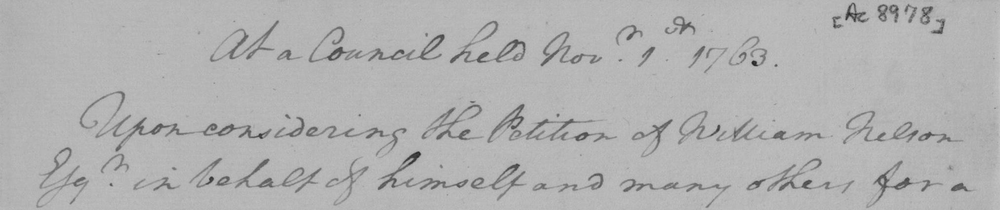
#> input picture 02 - MétodosDeUmbraladoLocal/H01.bmp, 1000 x 210 px, shrunk from 2025 x 426 before the run
$ python hw_02.py
#> lines starting #> are read from the running program, lines starting #| are printed output that depends on the picture; after the words box and inside, x2 and y2 are one past the last pixel; in counts of white or black regions, pixels touching at a corner belong together; long printed decimals are rounded
# -*- coding: utf-8 -*-
"""HW-02.ipynb

Automatically generated by Colaboratory.

Original file is located at
    https://colab.research.google.com/drive/1F1r-aeCD3kIJtIp7HRrdPYICKT5BB5rl

# **Métodos de umbrado local**
"""

import numpy as np                 # Trabaja con arreglos
import matplotlib.pyplot as plt    # Trabaja con visualización de información
import matplotlib.image as mpimg   # Trabaja con apertura/almacenamiento de imágenes
#from skimage.color import rgb2gray # Convierte la imagen de color a escala de grises
from skimage import color

# CONSTANTES
img = mpimg.imread(r'H01.bmp')
#> img is the input picture: shape (210, 1000, 3); min 40, max 198, mean 177.3
k = [0.2, 0.5]
R = 128
w = [15, 17]
c = [20, 30]

"""## Funciones de ayuda y chequeo de imagen"""

def show_props(image):  # Muestra propiedades de la imagen
  print("\nimg type: ", type(image))
#| img type:  <class 'numpy.ndarray'>
  print("img shape: ", image.shape)
#| img shape:  (210, 1000, 3)
  print("img size: ", image.size)
#| img size:  630000
  print("img min: ", image.min())
#| img min:  40
  print("img max: ", image.max())
#| img max:  198
  print("img mean: ", image.mean())
#| img mean:  177.288

def show_img(image):    # Muestra imagen
  plt.figure()
  plt.imshow(image, cmap=plt.cm.gray, vmin=0, vmax=image.max())
  plt.axis('off')
  #plt.colorbar()

def check_img():  # Checa la imagen si es a color y lo cambia a grises, y lo reescala (0,1) a (0,255)
  global img
  if len(img.shape) > 2:
    show_props(img)
#| img type:  <class 'numpy.ndarray'>
#| img shape:  (210, 1000, 3)
#| img size:  630000
#| img min:  40
#| img max:  198
#| img mean:  177.288
    print("\nSe convierte a escala de grises")
    img = 255*color.rgb2gray(img)
#> img: shape (210, 1000) float64

print("IMAGEN ORIGINAL")
show_props(img)
show_img(img)

check_img()
I = img
print("\nDespués de checar")
show_props(I)
#| img type:  <class 'numpy.ndarray'>
#| img shape:  (210, 1000)
#| img size:  210000
#| img min:  40.0
#| img max:  198.0
#| img mean:  177.288
show_img(I)

"""## Sauvola"""

def th_sauvola(I, k, R, w):
#> called with k = 0.2, R = 128, w = 15
    rows, cols = I.shape
#> rows = 210; cols = 1000

    # Crea una imagen en negro para almacenar los umbrales locales
    thresholded_image = np.zeros_like(I)

    # Calcula el tamaño de la ventana, sustituye al wh = int((w-1)/2)
    wh = w // 2

    # Recorre cada píxel de la imagen
    for i in range(wh, rows - wh):
        for j in range(wh, cols - wh):
            # Extrae la región de la imagen de tamaño w x w centrada en el píxel (i,j)
            window = I[i-wh : i+wh+1, j-wh : j+wh+1]

            # Calcula la media y la desviación estándar de la región
            mean = np.mean(window)
            stddev = np.std(window)

            # Calcula el umbral local para el píxel (i,j) utilizando la fórmula de Sauvola
            threshold = mean * ( 1 + k * ((stddev / R) - 1) )

            # Asigna un valor de blanco o negro al píxel (i,j) según el umbral local
            thresholded_image[i,j] = 255 if I[i,j] >= threshold else 0
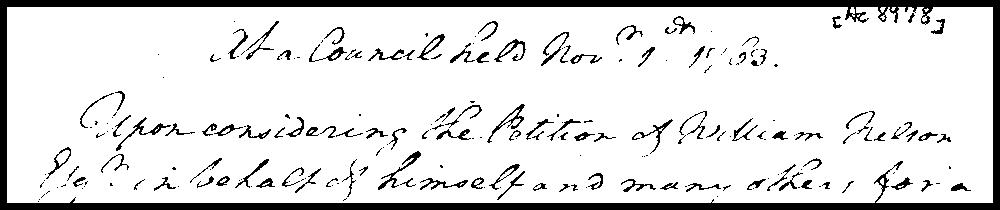
#> thresholded_image: shape (210, 1000) float64; 87.4% white; 220 black regions (105 under 20 px), largest, box (x1, y1, x2, y2) and area: (0, 0, 1000, 210) 17318, (378, 151, 421, 190) 253, (116, 117, 171, 151) 227

    return thresholded_image

B1 = th_sauvola(I, k[0], R, w[0])
print("\nMétodo de umbralado local - Sauvola")
show_props(B1)
#| img type:  <class 'numpy.ndarray'>
#| img shape:  (210, 1000)
#| img size:  210000
#| img min:  0.0
#| img max:  255.0
#| img mean:  222.891
show_img(B1)
# Guardar la imagen procesada
plt.imsave('sauvola_thresh_output_1.jpg', B1, cmap=plt.cm.gray, vmin= B1.min(), vmax= B1.max() )

B2 = th_sauvola(I, k[1], R, w[0])
#> after the loop in th_sauvola (call 2), `for i in range(wh, rows - wh):`: thresholded_image: shape (210, 1000) float64; 91.4% white; 198 black regions (175 under 20 px), largest, box (x1, y1, x2, y2) and area: (0, 0, 1000, 210) 16809, (403, 151, 421, 166) 82, (327, 47, 346, 60) 67
print("\nMétodo de umbralado local - Sauvola")
show_props(B2)
#| img type:  <class 'numpy.ndarray'>
#| img shape:  (210, 1000)
#| img size:  210000
#| img min:  0.0
#| img max:  255.0
#| img mean:  232.944
show_img(B2)
# Guardar la imagen procesada
plt.imsave('sauvola_thresh_output_2.jpg', B2, cmap=plt.cm.gray, vmin= B2.min(), vmax= B2.max() )

B3 = th_sauvola(I, k[0], R, w[1])
#> call 3 of th_sauvola, with k = 0.2, R = 128, w = 17
#> after the loop in th_sauvola (call 3), `for i in range(wh, rows - wh):`:
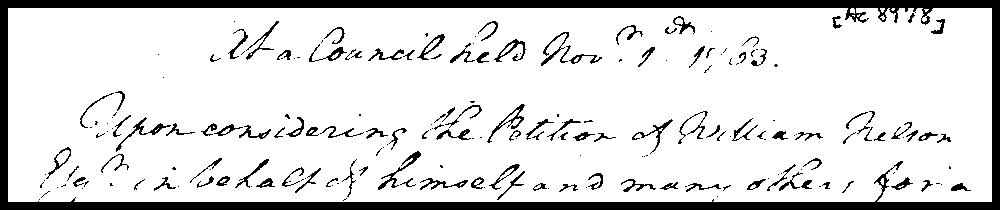
#> thresholded_image: shape (210, 1000) float64; 86.2% white; 209 black regions (97 under 20 px), largest, box (x1, y1, x2, y2) and area: (0, 0, 1000, 210) 19660, (378, 151, 421, 190) 258, (116, 117, 171, 152) 234
print("\nMétodo de umbralado local - Sauvola")
show_props(B3)
#| img type:  <class 'numpy.ndarray'>
#| img shape:  (210, 1000)
#| img size:  210000
#| img min:  0.0
#| img max:  255.0
#| img mean:  219.795
show_img(B3)
# Guardar la imagen procesada
plt.imsave('sauvola_thresh_output_3.jpg', B3, cmap=plt.cm.gray, vmin= B3.min(), vmax= B3.max() )

B4 = th_sauvola(I, k[1], R, w[1])
#> call 4 of th_sauvola, with k = 0.5, R = 128, w = 17
#> after the loop in th_sauvola (call 4), `for i in range(wh, rows - wh):`:
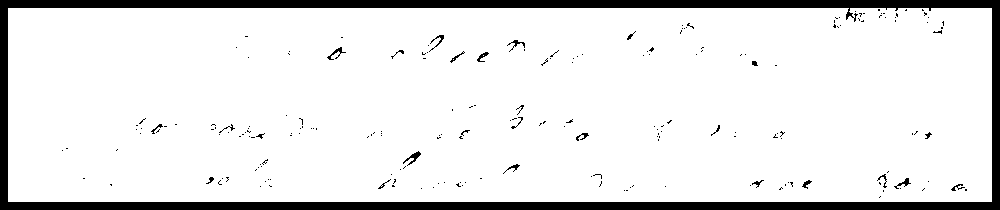
#> thresholded_image: shape (210, 1000) float64; 90.2% white; 208 black regions (182 under 20 px), largest, box (x1, y1, x2, y2) and area: (0, 0, 1000, 210) 19173, (403, 151, 421, 166) 83, (327, 47, 346, 60) 68
print("\nMétodo de umbralado local - Sauvola")
show_props(B4)
#| img type:  <class 'numpy.ndarray'>
#| img shape:  (210, 1000)
#| img size:  210000
#| img min:  0.0
#| img max:  255.0
#| img mean:  229.940
show_img(B4)
# Guardar la imagen procesada
plt.imsave('sauvola_thresh_output_4.jpg', B4, cmap=plt.cm.gray, vmin= B4.min(), vmax= B4.max() )

"""## Bernsen"""

def th_bernsen(I, w, c):
#> called with w = 15, c = 20
    global R
    # Obtener las dimensiones de la imagen
    rows, cols = I.shape
#> rows = 210; cols = 1000

    # Inicializar la imagen binaria con todo en negro
    binary = np.zeros_like(I)

    # Calcula el tamaño de la ventana, sustituye al wh = int((w-1)/2)
    wh = w // 2

    # Inicializar la matriz para el valor del umbral óptimo con el mismo tamaño de la imagen de entrada
    optimal_threshold = np.zeros_like(I)

    # Iterar sobre la imagen
    for i in range(wh, rows-wh):
        for j in range(wh, cols-wh):
            # Obtener la región de la ventana
            window = I[i-wh : i+wh+1, j-wh : j+wh+1]
            # Obtener el valor máximo y mínimo de intensidad en la ventana
            max_val = np.max(window)
            min_val = np.min(window)
            # Calcular el contraste local
            contrast = max_val - min_val
            # Calcular el umbral
            threshold = int((max_val + min_val) / 2)

            if contrast <= c:
                threshold = R

            # Actualizar el valor del umbral óptimo en la matriz
            optimal_threshold[i,j] = threshold

            binary[i-wh : i+wh+1, j-wh : j+wh+1] = 255 if I[i, j] > threshold else 0
#> binary: shape (210, 1000) float64; 93.7% white; black in thin lines or dots
    # Calcular el umbral óptimo dividiendo la suma acumulada por el número total de píxeles
    optimal_threshold = optimal_threshold
    # Devolver la imagen binaria y el umbral óptimo
    return binary, optimal_threshold

BERN1, T = th_bernsen(I, w[0], c[0])
print("\nMétodo de umbralado local - Bersen")
print("Umbral óptimo: ", T)
#> (printed output is left out)
# Guardar la matriz en un archivo de texto
np.savetxt("optimal_threshold1.txt", T, fmt='%d')
show_props(BERN1)
#| img type:  <class 'numpy.ndarray'>
#| img shape:  (210, 1000)
#| img size:  210000
#| img min:  0.0
#| img max:  255.0
#| img mean:  238.963
show_img(BERN1)
# Guardar la imagen procesada
plt.imsave('bernsen_thresh_output1.jpg', BERN1, cmap=plt.cm.gray, vmin=BERN1.min(), vmax=BERN1.max())

BERN2, T = th_bernsen(I, w[0], c[1])
#> after the loop in th_bernsen (call 2), `for i in range(wh, rows-wh):`: binary: shape (210, 1000) float64; 94.5% white; black in thin lines or dots
print("\nMétodo de umbralado local - Bersen")
print("Umbral óptimo: ", T)
#> (printed output is left out)
# Guardar la matriz en un archivo de texto
np.savetxt("optimal_threshold2.txt", T, fmt='%d')
show_props(BERN2)
#| img type:  <class 'numpy.ndarray'>
#| img shape:  (210, 1000)
#| img size:  210000
#| img min:  0.0
#| img max:  255.0
#| img mean:  240.937
show_img(BERN2)
# Guardar la imagen procesada
plt.imsave('bernsen_thresh_output2.jpg', BERN2, cmap=plt.cm.gray, vmin=BERN2.min(), vmax=BERN2.max())

BERN3, T = th_bernsen(I, w[1], c[0])
#> call 3 of th_bernsen, with w = 17, c = 20
#> after the loop in th_bernsen (call 3), `for i in range(wh, rows-wh):`:
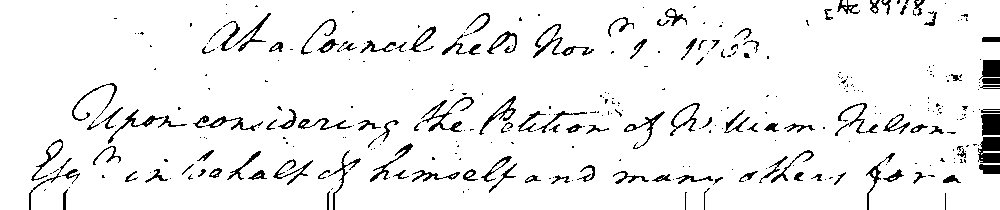
#> binary: shape (210, 1000) float64; 93.7% white; black in thin lines or dots
#> after the loop in th_bernsen (call 3), `for i in range(wh, rows-wh):`:
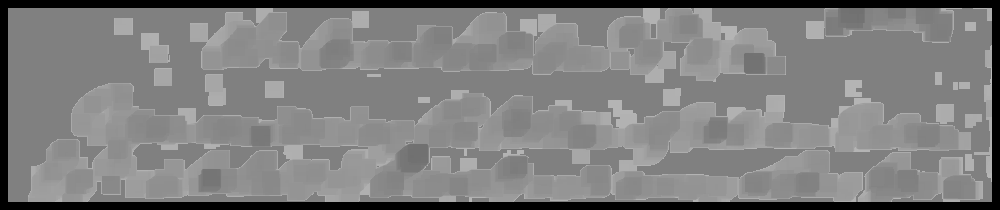
#> optimal_threshold: shape (210, 1000) float64; min 0, max 186, mean 126.6
print("\nMétodo de umbralado local - Bersen")
print("Umbral óptimo: ", T)
#> (printed output is left out)
# Guardar la matriz en un archivo de texto
np.savetxt("optimal_threshold3.txt", T, fmt='%d')
show_props(BERN3)
#| img type:  <class 'numpy.ndarray'>
#| img shape:  (210, 1000)
#| img size:  210000
#| img min:  0.0
#| img max:  255.0
#| img mean:  238.913
show_img(BERN3)
# Guardar la imagen procesada
plt.imsave('bernsen_thresh_output3.jpg', BERN3, cmap=plt.cm.gray, vmin=BERN3.min(), vmax=BERN3.max())

BERN4, T = th_bernsen(I, w[1], c[1])
#> call 4 of th_bernsen, with w = 17, c = 30
#> after the loop in th_bernsen (call 4), `for i in range(wh, rows-wh):`:
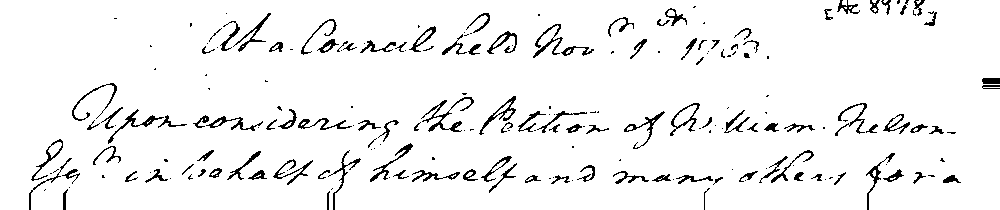
#> binary: shape (210, 1000) float64; 94.6% white; black in thin lines or dots
#> after the loop in th_bernsen (call 4), `for i in range(wh, rows-wh):`:
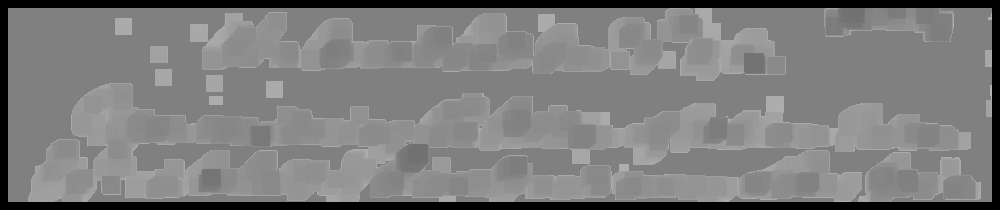
#> optimal_threshold: shape (210, 1000) float64; min 0, max 180, mean 124.7
print("\nMétodo de umbralado local - Bersen")
print("Umbral óptimo: ", T)
#> (printed output is left out)
# Guardar la matriz en un archivo de texto
np.savetxt("optimal_threshold4.txt", T, fmt='%d')
show_props(BERN4)
#| img type:  <class 'numpy.ndarray'>
#| img shape:  (210, 1000)
#| img size:  210000
#| img min:  0.0
#| img max:  255.0
#| img mean:  241.245
show_img(BERN4)
# Guardar la imagen procesada
plt.imsave('bernsen_thresh_output4.jpg', BERN4, cmap=plt.cm.gray, vmin=BERN4.min(), vmax=BERN4.max())
